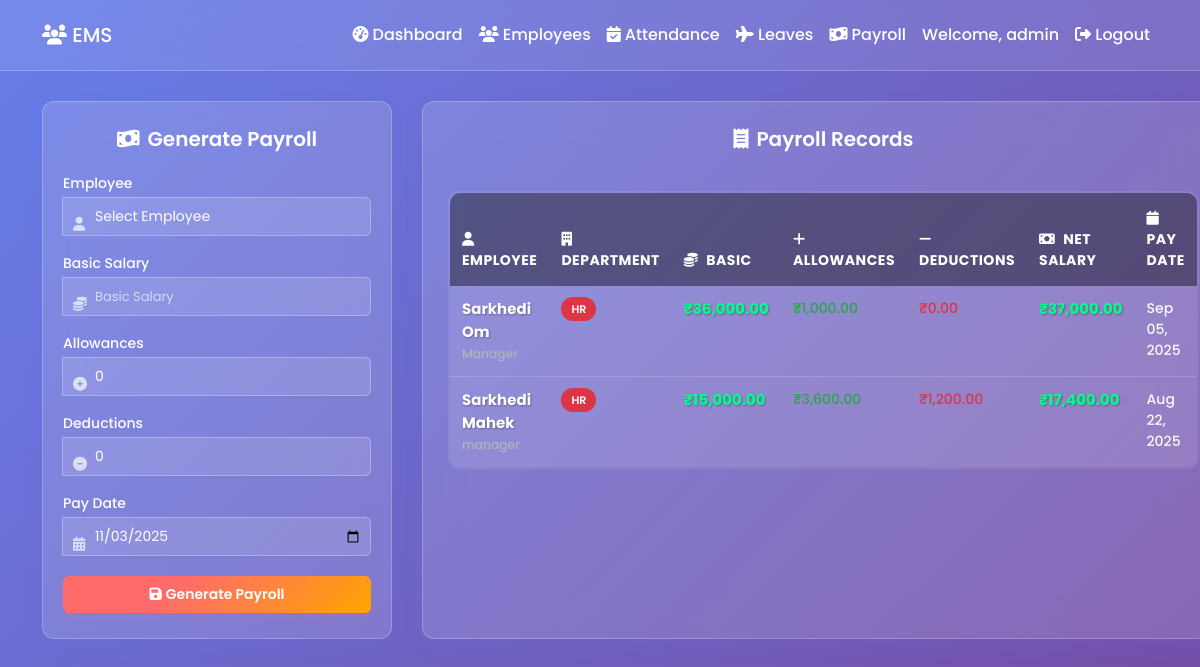
Page /admin/payroll.php (signed in) on the committed database.
### tables this page shows
CREATE TABLE `payroll` (
  `id` int(11) NOT NULL,
  `employee_id` int(11) NOT NULL,
  `basic_salary` decimal(10,2) NOT NULL DEFAULT 0.00,
  `allowances` decimal(10,2) DEFAULT 0.00,
  `deductions` decimal(10,2) DEFAULT 0.00,
  `net_salary` decimal(10,2) GENERATED ALWAYS AS (`basic_salary` + `allowances` - `deductions`) STORED,
  `pay_date` date NOT NULL,
  `pay_month` varchar(7) NOT NULL,
  `created_at` timestamp NOT NULL DEFAULT current_timestamp()
);

CREATE TABLE `employees` (
  `id` int(11) NOT NULL,
  `user_id` int(11) NOT NULL,
  `full_name` varchar(100) NOT NULL,
  `email` varchar(100) DEFAULT NULL,
  `phone` varchar(20) DEFAULT NULL,
  `department` varchar(50) DEFAULT NULL,
  `salary` decimal(10,2) NOT NULL,
  `position` varchar(50) DEFAULT NULL,
  `join_date` date DEFAULT NULL,
  `created_at` timestamp NOT NULL DEFAULT current_timestamp()
);

### admin/payroll.php (the view, shortened to what this page needs)
<?php
require '../config/db.php';
try {
    $payroll_stmt = $pdo->prepare("
        SELECT
            p.*,
            e.full_name,
            e.department,
            e.position
        FROM payroll p
        JOIN employees e ON p.employee_id = e.id
        ORDER BY p.pay_date DESC, e.full_name
    ");
    $payroll_stmt->execute();
    $payroll_records = $payroll_stmt->fetchAll(PDO::FETCH_ASSOC);
} catch (PDOException $e) {
    $payroll_records = [];
}
?>
<!DOCTYPE html>
<html lang="en">
<head>
<link href="https://cdnjs.cloudflare.com/ajax/libs/bootstrap/5.3.0/css/bootstrap.min.css" rel="stylesheet">
<link href="https://cdnjs.cloudflare.com/ajax/libs/font-awesome/6.4.0/css/all.min.css" rel="stylesheet">
</head>
<body>
<nav class="navbar navbar-expand-lg">
    <div class="container">
        <a class="navbar-brand" href="../index.php"><i class="fas fa-users"></i> EMS</a>
        <div class="collapse navbar-collapse" id="navbarNav">
            <ul class="navbar-nav ms-auto">
                <li class="nav-item"><a class="nav-link" href="dashboard.php"><i class="fas fa-tachometer-alt"></i> Dashboard</a></li>
                <li class="nav-item"><a class="nav-link" href="employees.php"><i class="fas fa-users"></i> Employees</a></li>
                <li class="nav-item"><a class="nav-link" href="attendance.php"><i class="fas fa-calendar-check"></i> Attendance</a></li>
                <li class="nav-item"><a class="nav-link" href="leaves.php"><i class="fas fa-plane"></i> Leaves</a></li>
                <li class="nav-item"><a class="nav-link" href="payroll.php"><i class="fas fa-money-bill-wave"></i> Payroll</a></li>
                <li class="nav-item"><span class="nav-link">Welcome, admin</span></li>
                <li class="nav-item"><a class="nav-link" href="../logout.php"><i class="fas fa-sign-out-alt"></i> Logout</a></li>
            </ul>
        </div>
    </div>
</nav>
<div class="container">
    <div class="container-main">
        <div class="form-glass">
            <h2 class="form-title"><i class="fas fa-money-bill-wave me-2"></i>Generate Payroll</h2>
            <form method="POST" id="payrollForm">
                <div class="form-group">
                    <label class="form-label">Employee</label>
                    <div class="input-group">
                        <i class="fas fa-user input-icon"></i>
                        <select name="employee_id" id="employeeSelect" class="form-select" required>
                            <option value="">Select Employee</option>
                        </select>
                    </div>
                </div>
                <div class="form-group">
                    <label class="form-label">Basic Salary</label>
                    <div class="input-group">
                        <i class="fas fa-coins input-icon"></i>
                        <input type="number" name="basic_salary" id="basicSalary" step="0.01" placeholder="Basic Salary" class="form-control" required>
                    </div>
                </div>
                <div class="form-group">
                    <label class="form-label">Allowances</label>
                    <div class="input-group">
                        <i class="fas fa-plus-circle input-icon"></i>
                        <input type="number" name="allowances" id="allowances" step="0.01" placeholder="Allowances" class="form-control" value="0">
                    </div>
                </div>
                <div class="form-group">
                    <label class="form-label">Deductions</label>
                    <div class="input-group">
                        <i class="fas fa-minus-circle input-icon"></i>
                        <input type="number" name="deductions" id="deductions" step="0.01" placeholder="Deductions" class="form-control" value="0">
                    </div>
                </div>
                <div class="form-group">
                    <label class="form-label">Pay Date</label>
                    <div class="input-group">
                        <i class="fas fa-calendar-alt input-icon"></i>
                        <input type="date" name="pay_date" class="form-control" required>
                    </div>
                </div>
                <button type="submit" class="btn btn-primary">
                    <i class="fas fa-save me-1"></i>Generate Payroll
                </button>
            </form>
        </div>
        <div class="payroll-records">
            <h2 class="form-title"><i class="fas fa-receipt me-2"></i>Payroll Records</h2>
            <?php if (empty($payroll_records)): ?>
                <div class="empty-state">
                    <i class="fas fa-receipt fa-3x mb-3" style="opacity: 0.3;"></i>
                    <h5>No Payroll Records</h5>
                    <p>Start generating payroll to see records.</p>
                </div>
            <?php else: ?>
                <div class="table-responsive">
                    <table class="table payroll-table">
                        <thead>
                            <tr>
                                <th><i class="fas fa-user me-2"></i>Employee</th>
                                <th><i class="fas fa-building me-2"></i>Department</th>
                                <th><i class="fas fa-coins me-2"></i>Basic</th>
                                <th><i class="fas fa-plus me-2"></i>Allowances</th>
                                <th><i class="fas fa-minus me-2"></i>Deductions</th>
                                <th><i class="fas fa-money-bill me-2"></i>Net Salary</th>
                                <th><i class="fas fa-calendar me-2"></i>Pay Date</th>
                            </tr>
                        </thead>
                        <tbody>
                            <?php foreach ($payroll_records as $record): ?>
                                <?php
                                $dept = strtolower($record['department'] ?: 'default');
                                $badge_class = 'dept-' . str_replace(' ', '', $dept);
                                ?>
                                <tr>
                                    <td>
                                        <span class="employee-name"><?= htmlspecialchars($record['full_name']) ?></span>
                                        <br><small style="color: #adb5bd;"><?= htmlspecialchars($record['position']) ?></small>
                                    </td>
                                    <td>
                                        <span class="dept-badge <?= $badge_class ?>">
                                            <?= htmlspecialchars($record['department']) ?>
                                        </span>
                                    </td>
                                    <td><span class="salary-amount">₹<?= number_format($record['basic_salary'], 2) ?></span></td>
                                    <td><span style="color: #28a745;">₹<?= number_format($record['allowances'], 2) ?></span></td>
                                    <td><span style="color: #dc3545;">₹<?= number_format($record['deductions'], 2) ?></span></td>
                                    <td><span class="salary-amount">₹<?= number_format($record['net_salary'], 2) ?></span></td>
                                    <td><?= date('M d, Y', strtotime($record['pay_date'])) ?></td>
                                </tr>
                            <?php endforeach; ?>
                        </tbody>
                    </table>
                </div>
            <?php endif; ?>
        </div>
    </div>
</div>
</body>
</html>

### admin/payroll.php (style rules this page uses)
body { font-family: 'Poppins', sans-serif; background: linear-gradient(135deg, #667eea 0%, #764ba2 100%); min-height: 100vh; margin: 0; }
.navbar { background: rgba(255, 255, 255, 0.1) !important; backdrop-filter: blur(20px); border-bottom: 1px solid rgba(255, 255, 255, 0.2); padding: 15px 0; }
.navbar-brand, .nav-link { color: white !important; font-weight: 500; }
.container-main { display: flex; gap: 30px; margin: 30px auto; max-width: 1400px; }
.form-glass { background: rgba(255, 255, 255, 0.14); backdrop-filter: blur(18px); border: 1px solid rgba(255,255,255,0.22); border-radius: 12px; box-shadow: 0 8px 20px rgba(102, 126, 234, 0.11); padding: 25px 20px; max-width: 380px; min-width: 350px; color: white; height: fit-content; }
.payroll-records { background: rgba(255, 255, 255, 0.14); backdrop-filter: blur(18px); border: 1px solid rgba(255,255,255,0.22); border-radius: 12px; box-shadow: 0 8px 20px rgba(102, 126, 234, 0.11); padding: 25px; flex: 1; color: white; }
.form-title { text-align: center; font-size: 20px; color: white; font-weight: 600; margin-bottom: 20px; }
.form-label { color: white; font-weight: 500; margin-bottom: 3px; font-size: 14px; }
.input-group { position: relative; }
.input-icon { position: absolute; left: 10px; top: 50%; transform: translateY(-50%); color: rgba(255,255,255,0.7); font-size: 14px; z-index: 2; }
.form-control, .form-select { background: rgba(255,255,255,0.12); border: 1px solid rgba(255,255,255,0.28); color: white; border-radius: 6px; font-size: 14px; padding: 8px 8px 8px 32px; margin-bottom: 15px; transition: all .2s; }
.form-control::placeholder { color: rgba(255,255,255,0.65); font-size: 13px; }
.form-select option { background: #333; color: white; }
.btn-primary { background: linear-gradient(135deg, #ff6b6b 35%, #ffa500 100%); border: none; border-radius: 6px; font-weight: 600; font-size: 14px; padding: 8px 0; width: 100%; box-shadow: 0 3px 8px rgba(255,107,107,0.14); transition: all .16s; margin-top: 5px; }
.payroll-table { background: rgba(255, 255, 255, 0.08); border-radius: 12px; overflow: hidden; margin-top: 20px; border: 2px solid rgba(255, 255, 255, 0.2); }
.payroll-table th { background: rgba(0, 0, 0, 0.4); color: #ffffff; font-weight: 700; padding: 15px 12px; font-size: 14px; border: none; text-transform: uppercase; letter-spacing: 0.5px; }
.payroll-table td { color: #f8f9fa; font-weight: 500; padding: 12px; border-color: rgba(255, 255, 255, 0.15); font-size: 14px; background: rgba(255, 255, 255, 0.05); }
.salary-amount { font-weight: 700; font-size: 15px; color: #00ff88; text-shadow: 1px 1px 2px rgba(0,0,0,0.3); }
.employee-name { color: #ffffff; font-weight: 700; font-size: 15px; text-shadow: 1px 1px 2px rgba(0,0,0,0.3); }
.dept-badge { padding: 4px 10px; border-radius: 15px; font-weight: 600; font-size: 11px; text-transform: uppercase; }
.dept-hr { background: #dc3545; color: white; }

### rows in the picture
payroll: employee.full_name "Sarkhedi Om", employee.position "Manager", employee.department "HR", basic_salary "36,000.00", allowances "1,000.00", deductions "0.00", net_salary "37,000.00", pay_date "Sep 05, 2025"
payroll: employee.full_name "Sarkhedi Mahek", employee.position "manager", employee.department "HR", basic_salary "15,000.00", allowances "3,600.00", deductions "1,200.00", net_salary "17,400.00", pay_date "Aug 22, 2025"
